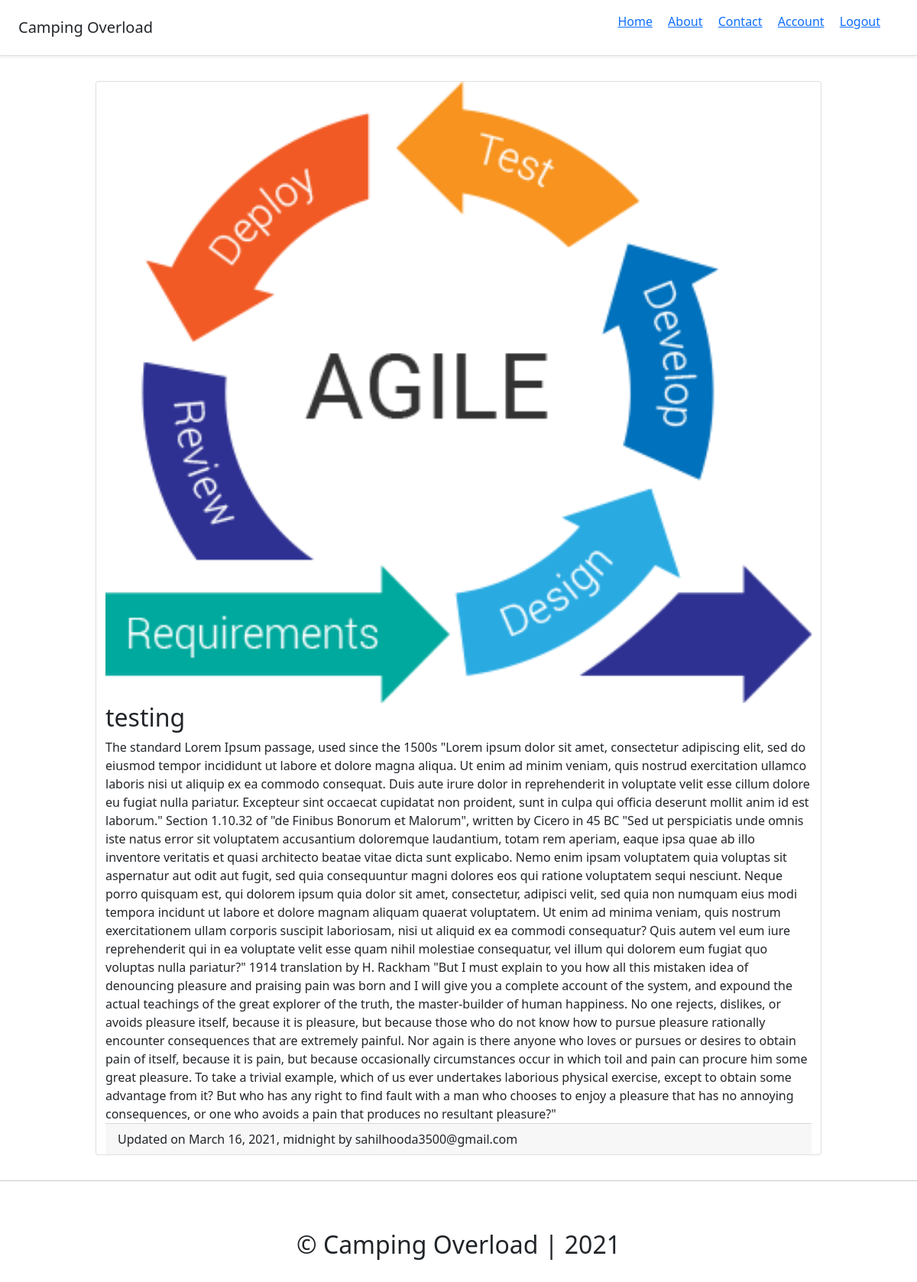
The app's page /destination/sahilhooda-testing/ (signed in) with its own data.
### destination/models.py (models this page shows, shortened)
class BlogPost(models.Model):
    title               = models.CharField(max_length=50, null=False, blank=False)
    body                = models.TextField(max_length=5000, null=False, blank=False)
    image               = models.ImageField(upload_to=upload_location, null=False, blank=False)
    date_published      = models.DateTimeField(auto_now_add=True, verbose_name="date published")
    date_updated        = models.DateTimeField(auto_now=True,verbose_name="date updated")
    author              = models.ForeignKey(settings.AUTH_USER_MODEL, on_delete=models.CASCADE)
    slug                = models.SlugField(blank=True, unique=True)

### account/models.py (models this page shows, shortened)
class Account(AbstractBaseUser):
    email                    = models.EmailField(verbose_name="email", max_length=60,unique=True)
    username                 = models.CharField(max_length=30,unique=True)
    date_joined              = models.DateTimeField(verbose_name='date joined',auto_now=True)
    last_login               = models.DateTimeField(verbose_name='last login',auto_now=True)
    is_admin                 = models.BooleanField(default=False)
    is_staff                 = models.BooleanField(default=False)
    is_supervisor            = models.BooleanField(default=False)
    is_active                = models.BooleanField(default=True)
    USERNAME_FIELD = 'email'
    REQUIRED_FIELDS = ['username']
    objects = AccountManager()
    def __str__(self):
        return self.email

### destination/views.py (the view)
# urls.py: path('<slug>/', description_view, name="description"),
def description_view(request, slug):
    context = {}
    campsites = get_object_or_404(BlogPost, slug=slug)
    context['campsites'] = campsites
    return render(request, 'destination/description.html',context)

### destination/templates/destination/description.html (shortened to what this page needs)
{% extends 'base.html'%}
{%block content%}
<div class="container">
    <div class="row">
        <div class="card">
            <img class="card-img-top" src="{{campsites.image.url}}">
            <div>
                <h2 class="card-title">{{campsites.title}}</h2>
                <p class="card-text">{{campsites.body}}</p>
            </div>
            <div class="card-footer">
                Updated on {{campsites.date_updated}} by {{campsites.author}}
            </div>
        </div>
    </div>
</div>
{% endblock content%}

### campingforall/templates/base.html (style rules this page uses)
.container { max-width: 960px; }

### destination/templates/destination/description.html (style rules this page uses)
.container { padding: 17px; }

### records on screen
BlogPost: image (picture), title "testing", body "The standard Lorem Ipsum passage, used since the 1500s \"Lorem ipsum dolor sit amet, consectetur adipiscing elit, sed do eiusmod tempor incididunt ut labore et dolore magna aliqua. Ut enim ad minim veniam, quis nostrud exercitation ullamco laboris nisi ut aliquip ex ea commodo consequat. Duis aute irure dolor in reprehenderit in voluptate velit esse cillum dolore eu fugiat nulla pariatur. Excepteur sint occaecat cupidatat non proident, sunt in culpa qui officia deserunt mollit anim id est laborum.\" Section 1.10.32 of \"de Finibus Bonorum et Malorum\", written by Cicero in 45 BC \"Sed ut perspiciatis unde omnis iste natus error sit voluptatem accusantium doloremque laudantium, totam rem aperiam,…", date_updated "March 16, 2021, midnight", author "sahilhooda3500@gmail.com"
